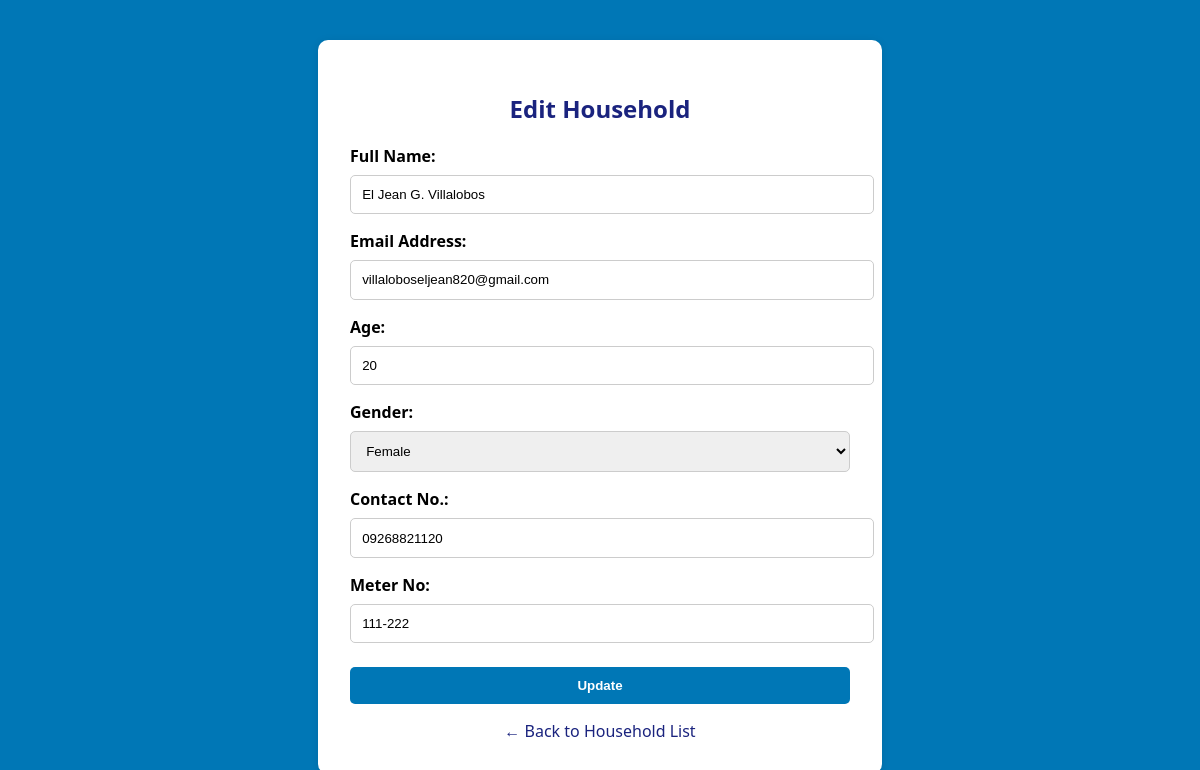
Screenshot of /edit_household.php?id=36 with the database file from the repository.
### tables this page shows
CREATE TABLE `residents` (
  `id` int(11) NOT NULL,
  `name` varchar(100) NOT NULL,
  `email` varchar(100) DEFAULT NULL,
  `contact` varchar(20) DEFAULT NULL,
  `gender` varchar(10) DEFAULT NULL,
  `age` int(11) DEFAULT NULL,
  `meter_no` varchar(50) NOT NULL,
  `payment_mode` varchar(50) DEFAULT NULL,
  `is_verified` tinyint(1) NOT NULL DEFAULT 0,
  `password` varchar(255) NOT NULL DEFAULT '',
  `qr_path` varchar(255) DEFAULT NULL,
  `profile_pic` varchar(255) DEFAULT NULL,
  `is_archived` tinyint(1) NOT NULL DEFAULT 0
);

### edit_household.php (the view, shortened to what this page needs)
<?php
require 'db.php';
$id = $_GET['id'] ?? null;
$stmt = $pdo->prepare("SELECT * FROM residents WHERE id = ?");
$stmt->execute([$id]);
$resident = $stmt->fetch();
?>
<!DOCTYPE html>
<html lang="en">
<head>
</head>
<body>
<div class="form-container">
    <h2>Edit Household</h2>
    <form method="POST">
        <label for="name">Full Name:</label>
        <input type="text" name="name" id="name" value="<?= htmlspecialchars($resident['name'] ?? '') ?>" required>
        <label for="email">Email Address:</label>
        <input type="email" name="email" id="email" value="<?= htmlspecialchars($resident['email'] ?? '') ?>" required>
        <label for="age">Age:</label>
        <input type="number" name="age" id="age" value="<?= htmlspecialchars($resident['age'] ?? '') ?>">
        <label for="gender">Gender:</label>
        <select name="gender" id="gender">
            <option value="Female" <?= ($resident['gender'] ?? '') === 'Female' ? 'selected' : '' ?>>Female</option>
        </select>
        <label for="contact">Contact No.:</label>
        <input type="text" name="contact" id="contact" value="<?= htmlspecialchars($resident['contact'] ?? '') ?>">
        <label for="meter_no">Meter No:</label>
        <input type="text" name="meter_no" id="meter_no" value="<?= htmlspecialchars($resident['meter_no'] ?? '') ?>">
        <button type="submit">Update</button>
    </form>
    <a href="households.php" class="back-link">← Back to Household List</a>
</div>
</body>
</html>

### edit_household.php (style rules this page uses)
body { font-family: 'Segoe UI', sans-serif; background: #0077B6; padding: 2rem; }
.form-container { max-width: 500px; margin: 0 auto; background: white; padding: 2rem; box-shadow: 0 2px 10px rgba(0,0,0,0.1); border-radius: 10px; }
h2 { text-align: center; color: #1a237e; }
label { display: block; margin-top: 1rem; font-weight: bold; }
input[type="text"], input[type="email"], input[type="number"], select { width: 100%; padding: 0.7rem; margin-top: 0.5rem; border: 1px solid #ccc; border-radius: 5px; }
button { margin-top: 1.5rem; padding: 0.7rem 1.5rem; background: #0077B6; color: white; border: none; border-radius: 5px; font-weight: bold; cursor: pointer; width: 100%; }
.back-link { display: block; text-align: center; margin-top: 1rem; text-decoration: none; color: #1a237e; }

### rows the page displays
residents: name "El Jean G. Villalobos", email "villaloboseljean820@gmail.com", age "20", gender "Female", contact "09268821120", meter_no "111-222"
